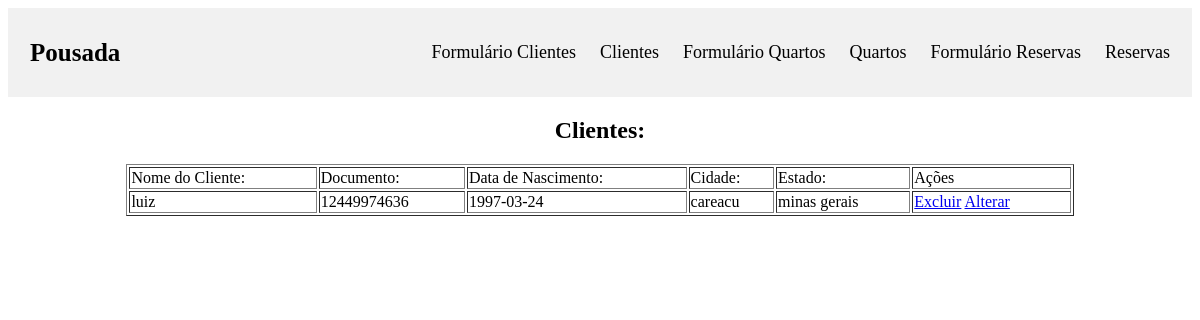
The page /Pousada/clientes.php on the database its author committed.
### tables this page shows
CREATE TABLE IF NOT EXISTS `clientes` (
  `id` int NOT NULL AUTO_INCREMENT,
  `nome_cliente` varchar(65) NOT NULL,
  `documento` varchar(25) NOT NULL,
  `data_nascimento` date NOT NULL,
  `cidade` varchar(25) NOT NULL,
  `estado` varchar(25) NOT NULL,
  PRIMARY KEY (`id`)
);

### Pousada/clientes.php (the view, shortened to what this page needs)
<?php
require_once('conexao.php');
?>
<!DOCTYPE html>
<html lang="pt-br">
<head>
	<link rel="stylesheet" type="text/css" href="estilo.css">
</head>
<body>
	<?php include_once("index.php"); ?>
	<h2 align=center>Clientes:</h2>
	<table border=1 width=80% align=center>
		<tr>
			<td><label for="nome_cliente">Nome do Cliente:</label></td>
			<td><label for="documento">Documento:</label></td>
			<td><label for="data_nascimento">Data de Nascimento:</label></td>
			<td><label for="cidade">Cidade:</label></td>
			<td><label for="estado">Estado:</label></td>
			<td><label for="acoes">Ações</label></td>
		</tr>
		<?php
		$sql = "select id, nome_cliente, documento, data_nascimento, cidade, estado from clientes ";
		$resultado = mysqli_query($conexao, $sql);
		while ($dados = mysqli_fetch_array($resultado)) {
			echo '<tr><td>' . $dados['nome_cliente'] . '</td>
				  <td>' . $dados['documento'] . '</td>
				  <td>' . $dados['data_nascimento'] . '</td>
          <td>' . $dados['cidade'] . '</td>
          <td>' . $dados['estado'] . '</td>
				  <td>
					<a href="excluir_clientes.php?id=' . $dados['id'] . '">Excluir</a>
					<a href="formulario_clientes.php?id=' . $dados['id'] . '">Alterar</a>
				  </td></tr>';
		}
		?>
	</table>
</body>
</html>

### rows shown on the page
clientes: nome_cliente "luiz", documento "12449974636", data_nascimento "1997-03-24", cidade "careacu", estado "minas gerais"
